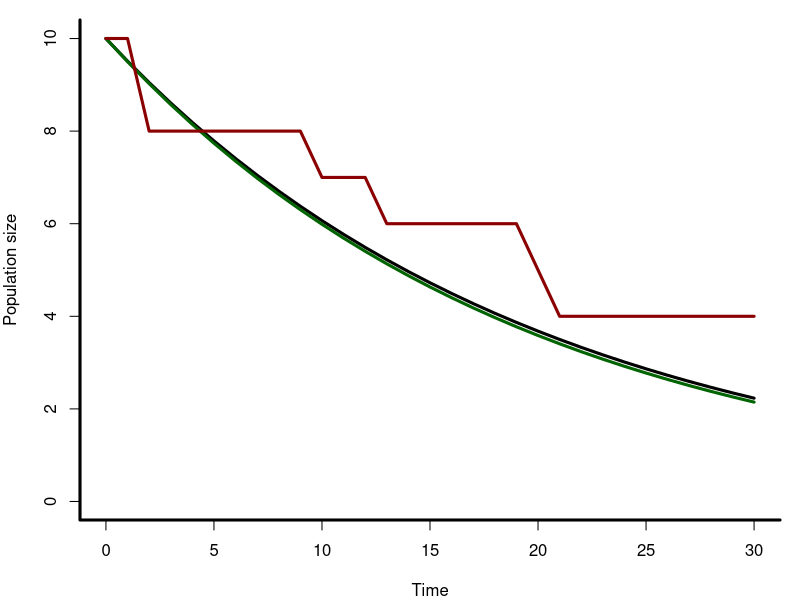

Write the R code that produced this figure.
## Simple stochastic models: computer exercise
## International Clinics on Infectious Disease Dynamics and Data Program
##
## Juliet R.C. Pulliam, 2016
## Some Rights Reserved
## CC BY-NC 3.0 (http://creativecommons.org/licenses/by-nc/3.0/)
##
## BASED ON an Excel tutorial developed by Alex Welte (2012)
## Clinic on Dynamical Approaches to Infectious Disease Data
## University of Florida, Gainesville, FL, USA
##
rm(list=ls())

# This tutorial simulates a simple population model
# where mortality is the only process. The differential
# equation version of the model is:
#            dN/dt = - mortalityRate * N
# where N is the population size at a given time.

# Define a function that calculates the population
# at time t from the analytical solution to the
# differential equation

analytic <- function(initial = initialPopulationSize,
										 rate = mortalityRate,
										 times = seq(0,maxTime,timeStep),plot=T){
	ts <- data.frame(time = times,populationSize = initial * exp(-rate*times))
	lines(ts$time,ts$populationSize,type='l')
	return(ts)
}

# Define a function that calculates the population
# at time t from the discrete time approximation to
# the differential equation

discreteTime <- function(initial = initialPopulationSize,
												 rate = mortalityRate,
												 stepSize = timeStep,maxT=maxTime,plot=T){
	tt <- 0
	ts <- data.frame(time = tt,populationSize = initial)
	step <- 1
	while(tt<maxT){
		ts <- rbind(ts,
								c(ts$time[step]+stepSize,ts$populationSize[step]-rate*ts$populationSize[step]*stepSize))
		step <- step+1
		tt <- tt+timeStep
	}
	lines(ts$time,ts$populationSize,type='l',col='darkgreen')
	return(ts)
}

# Define a function that calculates the population
# at time t from a stochastic simulation of the
# process represented by the differential equation
# model

individual <- function(initial = initialPopulationSize,
											 rate = mortalityRate,
											 stepSize = timeStep,maxT=maxTime,plot=T){
	deathTimes <- rexp(initial,rate)
	ts <- data.frame(time = 0,populationSize = initial)
	for(tt in seq(stepSize,maxT,stepSize)){
		ts <- rbind(ts,
								c(time = tt,populationSize = sum(deathTimes>=tt)))
	}
	lines(ts$time,ts$populationSize,type='l',col='darkred')
	return(ts)
}

# Set the parameter values

initialPopulationSize <- 10 # number of individuals
mortalityRate <- 0.05       # per capital deaths per day
timeStep <- 1								# days
maxTime <- 30								# days

# This part of the code sets up the axes for plotting

par(bty='L',lwd=3,mar=c(4,4,1,1))
plot(NA,NA,ylim=c(0,initialPopulationSize),xlim=c(0,maxTime),
		 ylab='Population size',xlab='Time')

# Now run the three functions to see what you get

analytic()       # black
discreteTime()   # green
individual()     # red

# Try running the functions multiple times without
# resetting the parameters or re-making the plot.
# Which functions give you different outcomes each time?
#
# Now try changing the parameter values above and
# re-running the functions (you may want to re-make
# the plot as well). How does changing each of the
# values change the output? Can you get the green
# curve to diverge from the black curve? How?
